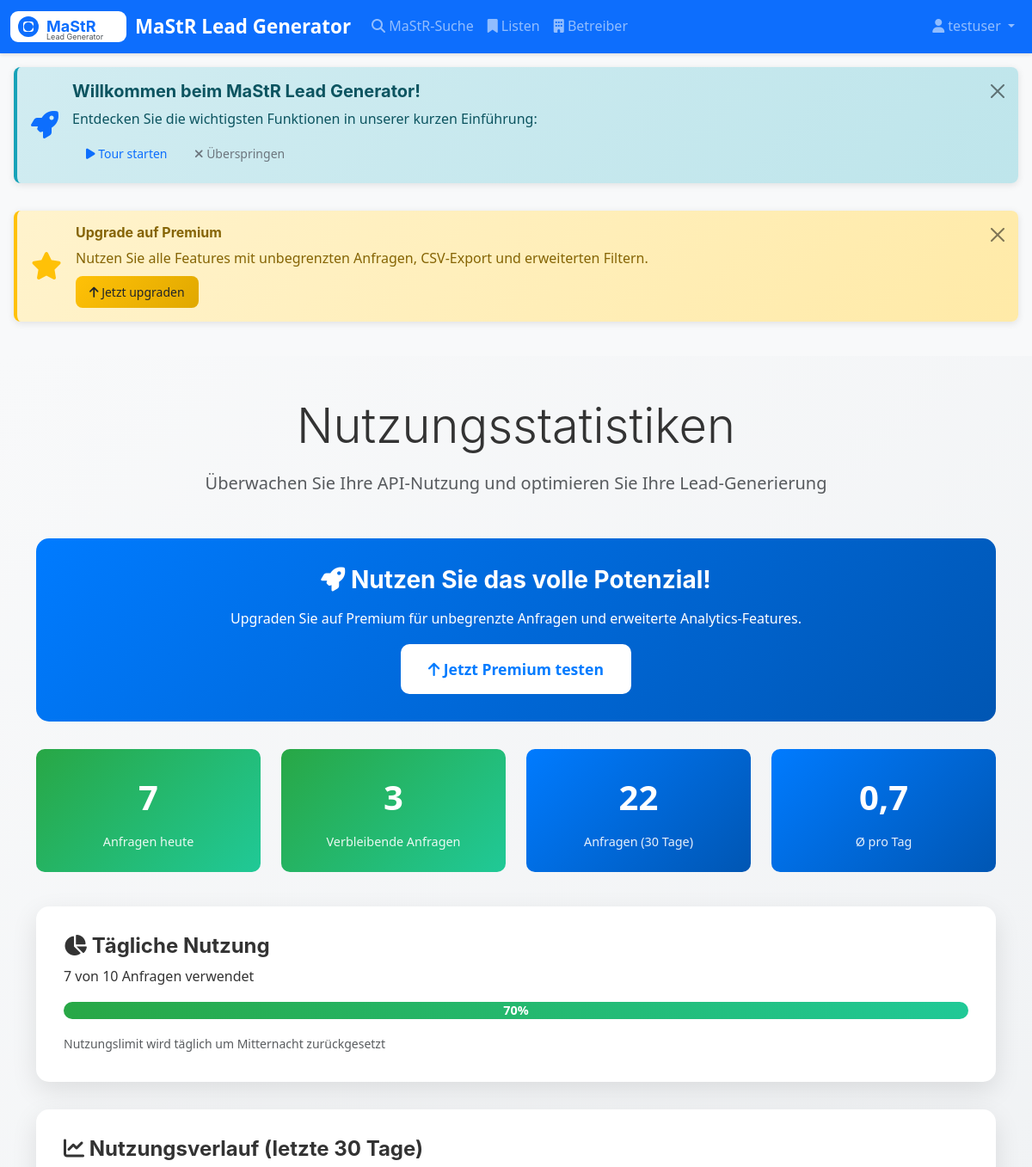
The app's page /subscriptions/usage/ (signed in, upper part), older data.
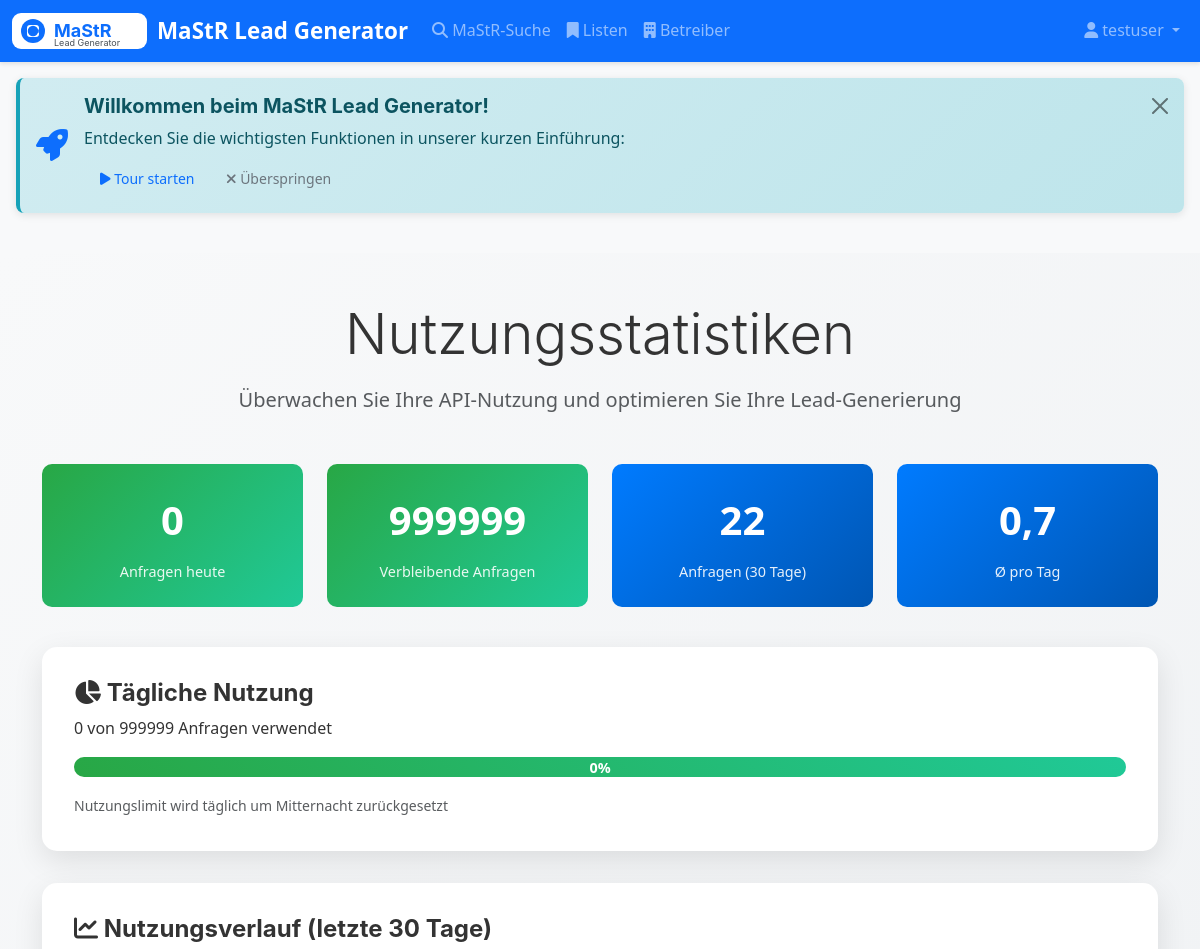
The same page, newer data.
### subscriptions/models.py (models this page shows, shortened)
class UserSubscription(models.Model):
    user = models.OneToOneField(User, on_delete=models.CASCADE, related_name="subscription")
    plan = models.ForeignKey(SubscriptionPlan, on_delete=models.CASCADE)
    is_active = models.BooleanField(default=True)
    start_date = models.DateTimeField(auto_now_add=True)
    end_date = models.DateTimeField(null=True, blank=True)
    is_trial = models.BooleanField(default=False)  # Neue Feld für Trial-Status
    trial_end_date = models.DateTimeField(null=True, blank=True)  # Neue Feld für Trial-Ende
    requests_used_today = models.IntegerField(default=0)
    last_request_date = models.DateField(null=True, blank=True)
    created_at = models.DateTimeField(auto_now_add=True)
    updated_at = models.DateTimeField(auto_now=True)
    class Meta:
        verbose_name = "Benutzer-Abonnement"
        verbose_name_plural = "Benutzer-Abonnements"
    def is_trial_active(self):
        if not self.is_trial or not self.trial_end_date:
            return False
        return timezone.now() < self.trial_end_date

class SubscriptionPlan(models.Model):
    PLAN_CHOICES = [
        ("free", "Kostenlos"),
        ("basic", "Basic"),
        ("premium", "Premium"),
    ]
    name = models.CharField(max_length=50, choices=PLAN_CHOICES, unique=True)
    display_name = models.CharField(max_length=100)
    description = models.TextField()
    price = models.DecimalField(max_digits=10, decimal_places=2, default=0.00)
    requests_per_day = models.IntegerField(default=10)
    max_filters = models.IntegerField(default=3)
    can_export = models.BooleanField(default=False)
    can_share = models.BooleanField(default=False)
    created_at = models.DateTimeField(auto_now_add=True)
    updated_at = models.DateTimeField(auto_now=True)
    class Meta:
        verbose_name = "Abonnement-Plan"
        verbose_name_plural = "Abonnement-Pläne"

### subscriptions/views.py (the view)
# urls.py: path('usage/', views.usage_view, name='usage'),
@login_required
def usage_view(request):
    subscription = request.user.subscription
    thirty_days_ago = timezone.now().date() - timedelta(days=30)
    recent_requests = RequestLog.objects.filter(user=request.user, timestamp__date__gte=thirty_days_ago).order_by(
        "-timestamp"
    )
    daily_usage = {}
    for log in recent_requests:
        date = log.timestamp.date()
        if date not in daily_usage:
            daily_usage[date] = 0
        daily_usage[date] += 1
    total_requests_30_days = sum(daily_usage.values())
    avg_requests_per_day = total_requests_30_days / 30 if total_requests_30_days > 0 else 0
    usage_percentage = (subscription.requests_used_today / subscription.plan.requests_per_day) * 100
    trial_days_remaining = subscription.days_remaining_in_trial() if subscription.is_trial_active() else 0
    context = {
        "subscription": subscription,
        "recent_requests": recent_requests[:50],  # Letzte 50 Anfragen
        "daily_usage": daily_usage,
        "usage_percentage": usage_percentage,
        "total_requests_30_days": total_requests_30_days,
        "avg_requests_per_day": round(avg_requests_per_day, 1),
        "days_remaining": subscription.plan.requests_per_day - subscription.requests_used_today,
        "trial_days_remaining": trial_days_remaining,
    }
    return render(request, "subscriptions/usage.html", context)

### templates/subscriptions/usage.html (shortened to what this page needs)
{% extends 'base.html' %}
{% load static %}
{% block content %}
<div class="usage-section">
    <div class="container">
        <div class="row">
            <div class="col-12">
                <div class="text-center mb-5">
                    <h1 class="display-4 mb-3">Nutzungsstatistiken</h1>
                    <p class="lead text-muted">Überwachen Sie Ihre API-Nutzung und optimieren Sie Ihre Lead-Generierung</p>
                </div>
            </div>
        </div>
        {% if subscription.plan.name != 'premium' %}
        <div class="upgrade-cta">
            <h3><i class="fas fa-rocket"></i> Nutzen Sie das volle Potenzial!</h3>
            <p>Upgraden Sie auf Premium für unbegrenzte Anfragen und erweiterte Analytics-Features.</p>
            <a href="{% url 'subscriptions:upgrade_plan' 'premium' %}" class="btn btn-premium">
                <i class="fas fa-arrow-up"></i> Jetzt Premium testen
            </a>
        </div>
        {% endif %}
        <div class="row">
            <div class="col-lg-3 col-md-6 mb-4">
                <div class="stat-item {% if usage_percentage > 90 %}danger{% elif usage_percentage > 70 %}warning{% else %}success{% endif %}">
                    <div class="stat-number">{{ subscription.requests_used_today }}</div>
                    <div class="stat-label">Anfragen heute</div>
                </div>
            </div>
            <div class="col-lg-3 col-md-6 mb-4">
                <div class="stat-item success">
                    <div class="stat-number">{{ days_remaining }}</div>
                    <div class="stat-label">Verbleibende Anfragen</div>
                </div>
            </div>
            <div class="col-lg-3 col-md-6 mb-4">
                <div class="stat-item">
                    <div class="stat-number">{{ total_requests_30_days }}</div>
                    <div class="stat-label">Anfragen (30 Tage)</div>
                </div>
            </div>
            <div class="col-lg-3 col-md-6 mb-4">
                <div class="stat-item">
                    <div class="stat-number">{{ avg_requests_per_day }}</div>
                    <div class="stat-label">Ø pro Tag</div>
                </div>
            </div>
        </div>
        <div class="stats-card">
            <h4><i class="fas fa-chart-pie"></i> Tägliche Nutzung</h4>
            <p>{{ subscription.requests_used_today }} von {{ subscription.plan.requests_per_day }} Anfragen verwendet</p>
            <div class="usage-progress">
                <div class="usage-progress-bar {% if usage_percentage > 90 %}danger{% elif usage_percentage > 70 %}warning{% endif %}"
                     style="width: {{ usage_percentage }}%">
                    {{ usage_percentage|floatformat:0 }}%
                </div>
            </div>
            <small class="text-muted">Nutzungslimit wird täglich um Mitternacht zurückgesetzt</small>
        </div>
        <div class="chart-container">
            <h4><i class="fas fa-chart-line"></i> Nutzungsverlauf (letzte 30 Tage)</h4>
        </div>
    </div>
</div>
{% endblock %}

### templates/base.html (shortened to what the changed rows need)
{% load static %}
<!DOCTYPE html>
<html lang="de">
<head>
    <link href="https://cdn.jsdelivr.net/npm/bootstrap@5.3.0/dist/css/bootstrap.min.css" rel="stylesheet">
    <link rel="stylesheet" href="https://cdnjs.cloudflare.com/ajax/libs/font-awesome/6.4.0/css/all.min.css">
    <link href="{% static 'css/branding.css' %}" rel="stylesheet">
    <link href="{% static 'css/custom.css' %}" rel="stylesheet">
</head>
<body>
    {% if user.is_authenticated and subscription and subscription.plan.name == 'free' %}
        <div class="alert alert-warning alert-dismissible fade show m-3" role="alert" id="upgradeBanner">
            <div class="d-flex align-items-center">
                <i class="fas fa-star fa-2x me-3 text-warning"></i>
                <div class="flex-grow-1">
                    <h6 class="alert-heading">Upgrade auf Premium</h6>
                    <p class="mb-2">Nutzen Sie alle Features mit unbegrenzten Anfragen, CSV-Export und erweiterten Filtern.</p>
                    <a href="{% url 'subscriptions:plans' %}" class="btn btn-warning btn-sm">
                        <i class="fas fa-arrow-up"></i> Jetzt upgraden
                    </a>
                </div>
            </div>
            <button type="button" class="btn-close" data-bs-dismiss="alert"></button>
        </div>
    {% endif %}
    <main class="py-4">
        {% block content %}{% endblock %}
    </main>
</body>
</html>

Row changes from the older to the newer data that the page shows:
removed UserSubscription: requests_used_today "7", plan.requests_per_day "10"
added UserSubscription: requests_used_today "0", plan.requests_per_day "999999"
Text that changed along with them:
{{ days_remaining }}: "3" → "999999"
{{ usage_percentage|floatformat:0 }}: "70" → "0"
text no longer shown: "Upgrade auf Premium Nutzen Sie alle Features mit unbegrenzten Anfragen, CSV-Export und erweiterten Filtern. Jetzt upgraden Nutzen Sie das volle Potenzial! Upgraden Sie auf Premium für unbegrenzte Anfragen und erweiterte Analytics-Features. Jetzt Premium testen"
